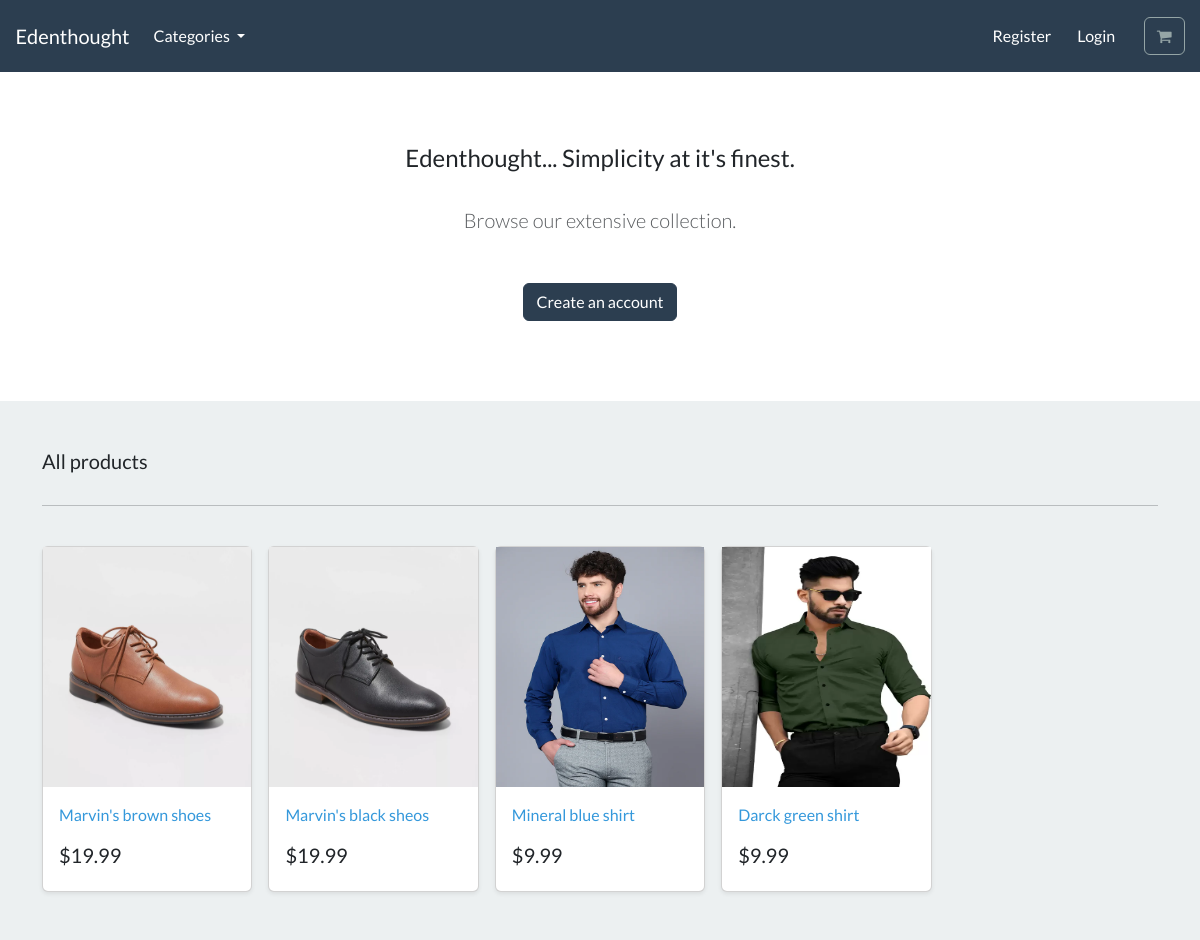
The page / on the database its author committed.
### store/models.py (models this page shows, shortened)
class Product(models.Model):
  category = models.ForeignKey(Category, related_name='product' ,on_delete=models.CASCADE,null=True)
  title = models.CharField(max_length=250)
  brand = models.CharField(max_length=250 , default='un-branded')
  description = models.TextField(blank=True )
  slug = models.SlugField(max_length=255)
  price = models.DecimalField(max_digits=4, decimal_places=2)
  image = models.ImageField(upload_to='images/')
  class Meta:
    verbose_name_plural = 'products'
  def get_absolute_url(self):
      return reverse('product-info', args={self.slug})

### store/views.py (the view)
# urls.py: path('', include('store.urls')),
def store(request):
  all_products = Product.objects.all()
  context = {'my_products':all_products }
  return render(request, 'store/store.html', context)

### cart/context_processors.py (called while the page is built)
def cart(request):
  return { 'cart': Cart(request)}

### store/models.py (called while the page is built)
  def get_absolute_url(self):
    return reverse('list-category', args={self.slug})

### store/views.py (called while the page is built)
def categories(request):
  all_categories = Category.objects.all()
  return{'all_categories': all_categories}

### store/templates/store/store.html
{% extends "./base.html" %} {% load static %} {% block content %}
<section class="py-4 text-center container">
  <div class="row py-lg-5">
    <div class="col-lg-6 col-md-8 mx-auto">
      <h4>Edenthought... Simplicity at it's finest.</h4>
      <br />
      <p class="lead text-muted">Browse our extensive collection.</p>
      <br />
      <a href="#" class="btn btn-primary my-2"> Create an account </a>
    </div>
  </div>
</section>
<div class="album py-5 bg-light">
  <div class="container">
    <div class="pb-3 h5">All products</div>
    <hr />
    <br />
    <div class="row row-cols-1 row-cols-sm-2 row-cols-md-5 g-3">
      {% for product in my_products %}
        <div class="col">
          <div class="card shadow-sm">
            <img style="height:240px" class="img-fluid" alt="Responsive image"  src="{{product.image.url}}" />
            <div class="card-body">
              <p class="card-text">
                <a class="text-info text-decoration-none" href="{{product.get_absolute_url}}">{{ product.title | capfirst }}</a>
              </p>
              <div class="d-flex justify-content-between align-items-center">
                <h5> ${{ product.price }}</h5>
              </div>
            </div>
          </div>
        </div>
      {% endfor %}
    </div>
  </div>
</div>
{% endblock %}

### rows shown on the page
Product: image (picture), title "Marvin's brown shoes", price "19.99"
Product: image (picture), title "Marvin's black sheos", price "19.99"
Product: image (picture), title "Mineral blue shirt", price "9.99"
Product: image (picture), title "Darck green shirt", price "9.99"
